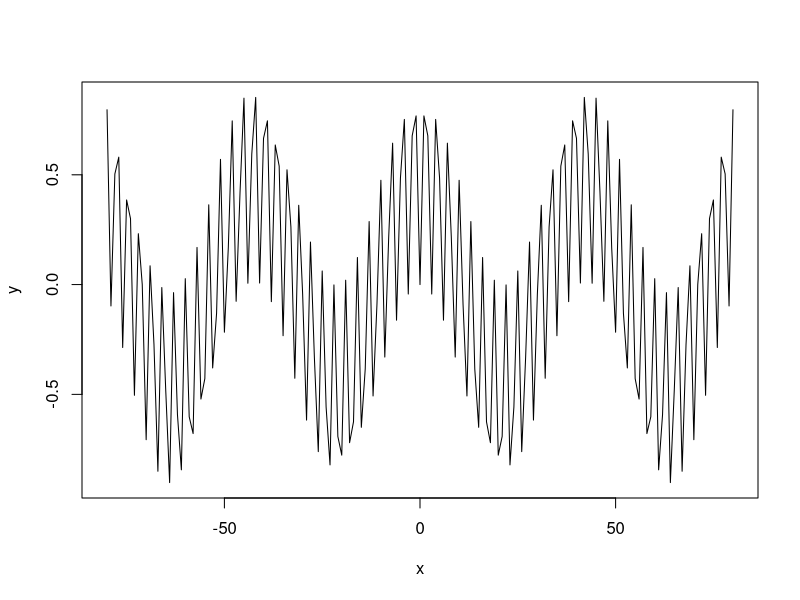

Generate this figure with R:
## ---- chunk 1
knitr::opts_chunk$set(echo = TRUE)
## ---- chunk 2
x <- -80:80
y <- sin(x)*sin(20*x)
plot(x, y, type = 'l')
